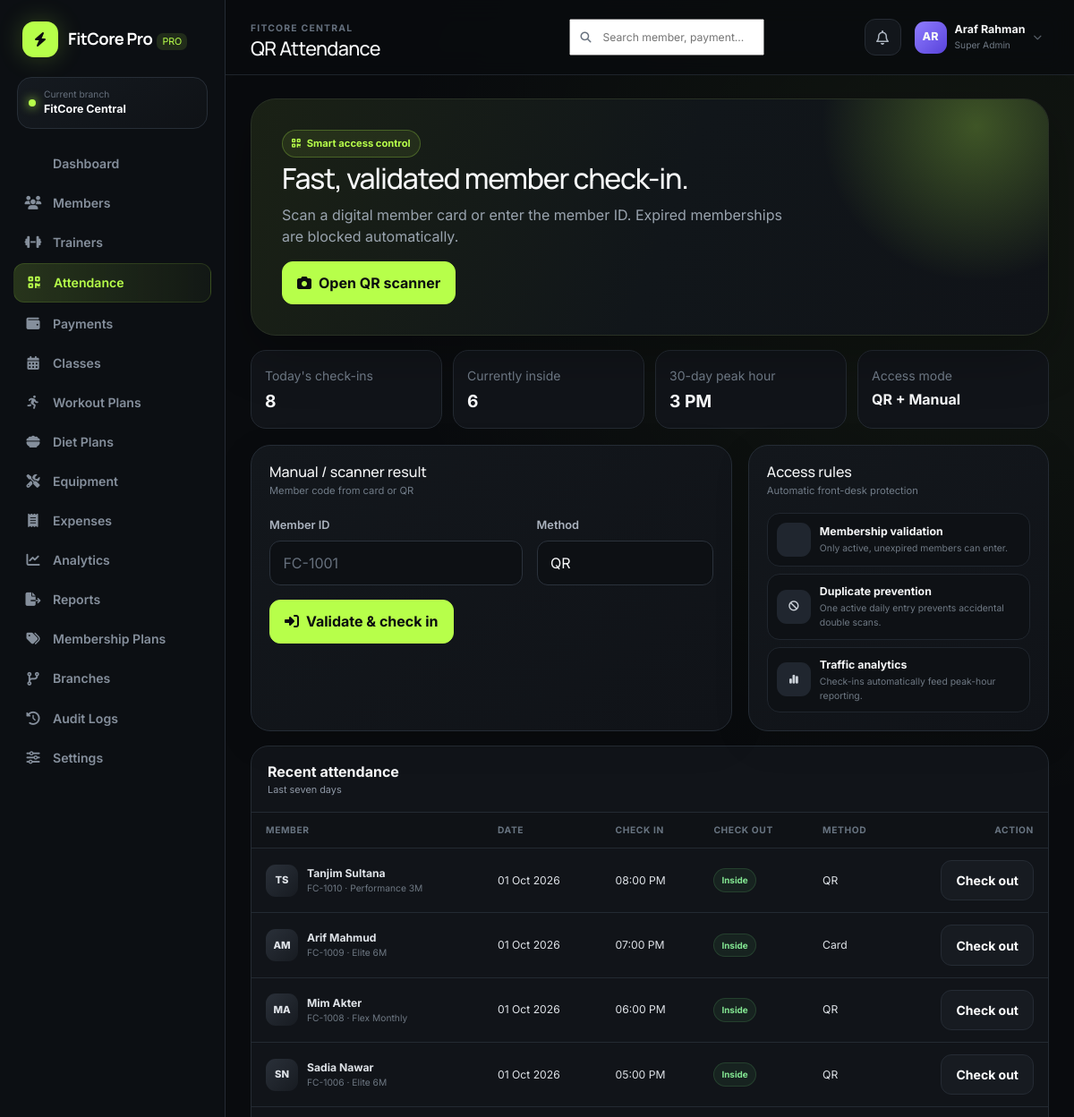
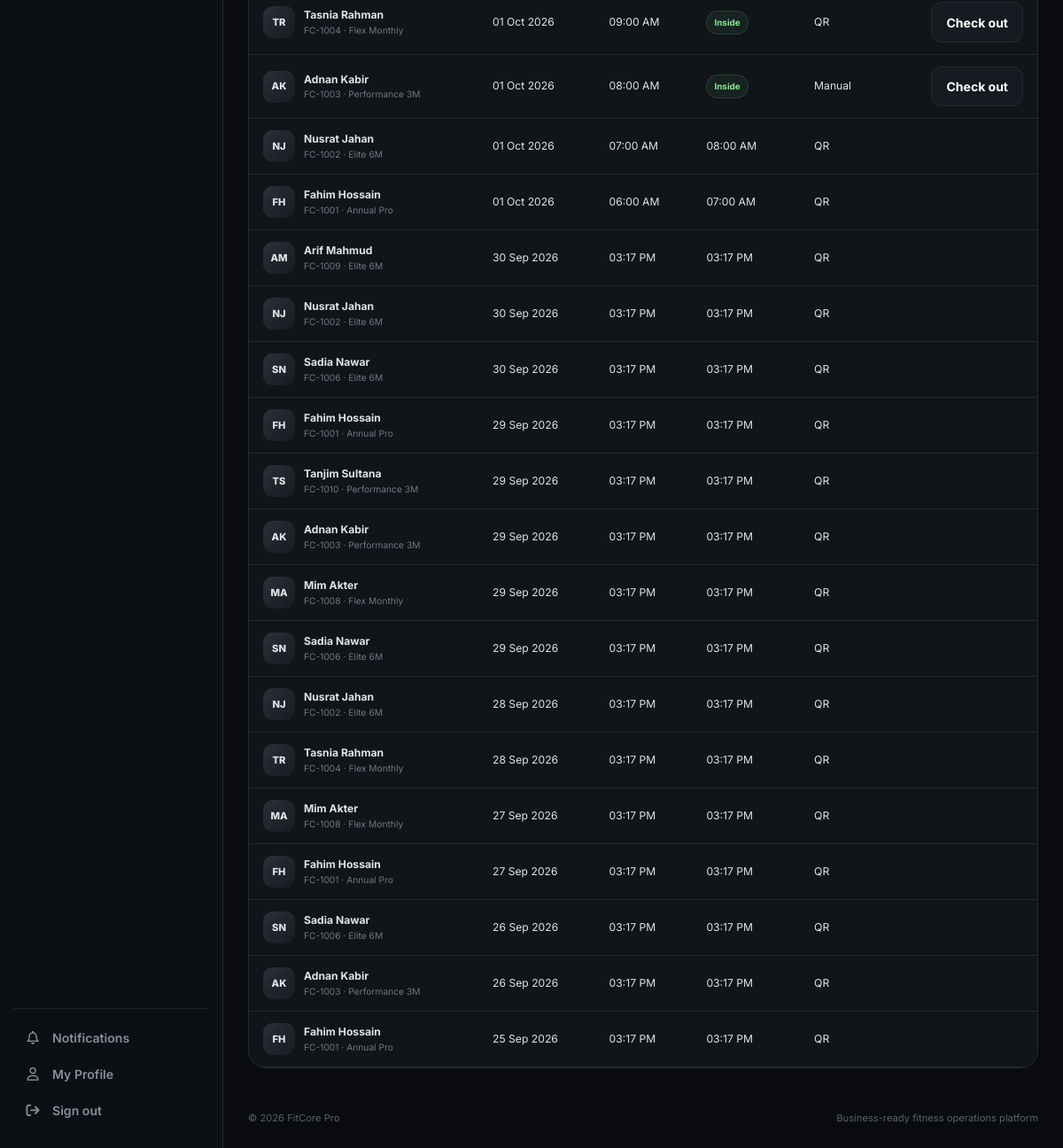
/app/attendance.php (signed in), run on the app's committed database (2 pictures, top to bottom).
### tables this page shows
CREATE TABLE branches (
  id INT UNSIGNED AUTO_INCREMENT PRIMARY KEY,
  name VARCHAR(120) NOT NULL,
  code VARCHAR(20) NOT NULL UNIQUE,
  address VARCHAR(255), phone VARCHAR(40),
  status ENUM('active','inactive') DEFAULT 'active',
  created_at TIMESTAMP DEFAULT CURRENT_TIMESTAMP
);

CREATE TABLE attendance (
  id INT UNSIGNED AUTO_INCREMENT PRIMARY KEY,
  branch_id INT UNSIGNED NOT NULL, member_id INT UNSIGNED NOT NULL,
  check_in DATETIME NOT NULL, check_out DATETIME NULL,
  method ENUM('QR','Manual','Card') DEFAULT 'QR',
  FOREIGN KEY (branch_id) REFERENCES branches(id) ON DELETE CASCADE,
  FOREIGN KEY (member_id) REFERENCES members(id) ON DELETE CASCADE,
  INDEX idx_attendance_checkin(branch_id,check_in), INDEX idx_attendance_member(member_id,check_in)
);

CREATE TABLE members (
  id INT UNSIGNED AUTO_INCREMENT PRIMARY KEY,
  branch_id INT UNSIGNED NOT NULL,
  member_code VARCHAR(30) NOT NULL UNIQUE,
  first_name VARCHAR(80) NOT NULL, last_name VARCHAR(80) NOT NULL,
  email VARCHAR(160), phone VARCHAR(40), gender ENUM('Male','Female','Other') DEFAULT 'Male',
  dob DATE NULL, address VARCHAR(255), emergency_contact VARCHAR(120),
  join_date DATE NOT NULL,
  membership_plan_id INT UNSIGNED NULL,
  membership_start DATE NOT NULL, membership_end DATE NOT NULL,
  status ENUM('active','expired','frozen','inactive') DEFAULT 'active',
  height_cm DECIMAL(6,2) NULL, weight_kg DECIMAL(6,2) NULL,
  goal VARCHAR(120), trainer_id INT UNSIGNED NULL,
  notes TEXT, created_at TIMESTAMP DEFAULT CURRENT_TIMESTAMP,
  FOREIGN KEY (branch_id) REFERENCES branches(id) ON DELETE CASCADE,
  FOREIGN KEY (membership_plan_id) REFERENCES membership_plans(id) ON DELETE SET NULL,
  FOREIGN KEY (trainer_id) REFERENCES trainers(id) ON DELETE SET NULL,
  INDEX idx_member_branch_status(branch_id,status), INDEX idx_membership_end(membership_end)
);

CREATE TABLE membership_plans (
  id INT UNSIGNED AUTO_INCREMENT PRIMARY KEY,
  branch_id INT UNSIGNED NULL,
  name VARCHAR(100) NOT NULL,
  duration_months INT NOT NULL,
  price DECIMAL(12,2) NOT NULL DEFAULT 0,
  signup_fee DECIMAL(12,2) NOT NULL DEFAULT 0,
  features TEXT,
  status ENUM('active','inactive') DEFAULT 'active',
  FOREIGN KEY (branch_id) REFERENCES branches(id) ON DELETE CASCADE
);

### app/attendance.php (the view, shortened to what the rows shown need)
<?php
$bid=current_branch_id();$myTrainerId=user()['role']==='trainer'?(int)(query_value('SELECT id FROM trainers WHERE user_id=?',[user()['id']])?:0):0;
if(user()['role']==='trainer'){$rows=query_all("SELECT a.*,m.member_code,CONCAT(m.first_name,' ',m.last_name) member_name,p.name plan_name FROM attendance a JOIN members m ON m.id=a.member_id LEFT JOIN membership_plans p ON p.id=m.membership_plan_id WHERE a.branch_id=? AND m.trainer_id=? AND a.check_in>=DATE_SUB(NOW(),INTERVAL 7 DAY) ORDER BY a.check_in DESC LIMIT 100",[$bid,$myTrainerId]);$today=(int)query_value('SELECT COUNT(*) FROM attendance a JOIN members m ON m.id=a.member_id WHERE a.branch_id=? AND m.trainer_id=? AND DATE(a.check_in)=CURDATE()',[$bid,$myTrainerId]);$inside=(int)query_value('SELECT COUNT(*) FROM attendance a JOIN members m ON m.id=a.member_id WHERE a.branch_id=? AND m.trainer_id=? AND DATE(a.check_in)=CURDATE() AND a.check_out IS NULL',[$bid,$myTrainerId]);$peak=query_one("SELECT HOUR(a.check_in) h,COUNT(*) c FROM attendance a JOIN members m ON m.id=a.member_id WHERE a.branch_id=? AND m.trainer_id=? AND a.check_in>=DATE_SUB(NOW(),INTERVAL 30 DAY) GROUP BY HOUR(a.check_in) ORDER BY c DESC LIMIT 1",[$bid,$myTrainerId]);}else{$rows=query_all("SELECT a.*,m.member_code,CONCAT(m.first_name,' ',m.last_name) member_name,p.name plan_name FROM attendance a JOIN members m ON m.id=a.member_id LEFT JOIN membership_plans p ON p.id=m.membership_plan_id WHERE a.branch_id=? AND a.check_in>=DATE_SUB(NOW(),INTERVAL 7 DAY) ORDER BY a.check_in DESC LIMIT 100",[$bid]);$today=(int)query_value('SELECT COUNT(*) FROM attendance WHERE branch_id=? AND DATE(check_in)=CURDATE()',[$bid]);$inside=(int)query_value('SELECT COUNT(*) FROM attendance WHERE branch_id=? AND DATE(check_in)=CURDATE() AND check_out IS NULL',[$bid]);$peak=query_one("SELECT HOUR(check_in) h,COUNT(*) c FROM attendance WHERE branch_id=? AND check_in>=DATE_SUB(NOW(),INTERVAL 30 DAY) GROUP BY HOUR(check_in) ORDER BY c DESC LIMIT 1",[$bid]);}
$pageTitle='QR Attendance';include __DIR__.'/../includes/header.php'; ?>
<div class="hero-card" style="min-height:210px"><div class="hero-copy"><h2>Fast, validated member check-in.</h2></div></div>
<div class="table-card mt-3"><div class="table-toolbar"><div><strong>Recent attendance</strong><div class="text-muted" style="font-size:.68rem">Last seven days</div></div></div><div class="table-responsive"><table class="table"><thead><tr><th>Member</th><th>Date</th><th>Check in</th><th>Check out</th><th>Method</th><th class="text-end">Action</th></tr></thead><tbody><?php foreach($rows as $r): ?><tr><td><div class="member-cell"><div class="avatar"><?= e(initials($r['member_name'])) ?></div><div><strong><?= e($r['member_name']) ?></strong><small><?= e($r['member_code']) ?> · <?= e($r['plan_name']) ?></small></div></div></td><td><?= format_date($r['check_in']) ?></td><td><?= date('h:i A',strtotime($r['check_in'])) ?></td><td><?= $r['check_out']?date('h:i A',strtotime($r['check_out'])):'<span class="badge-soft badge-success">Inside</span>' ?></td><td><?= e($r['method']) ?></td><td class="text-end"><?php if(!$r['check_out']&&date('Y-m-d',strtotime($r['check_in']))===date('Y-m-d')): ?><form method="post" class="d-inline"><input type="hidden" name="csrf" value="<?= csrf_token() ?>"><input type="hidden" name="action" value="checkout"><input type="hidden" name="id" value="<?= $r['id'] ?>"><button class="btn btn-dark btn-sm">Check out</button></form><?php endif; ?></td></tr><?php endforeach; ?></tbody></table></div></div>
<?php include __DIR__.'/../includes/footer.php'; ?>

### includes/header.php (shortened to what the rows shown need)
<?php
$pageTitle = $pageTitle ?? 'Dashboard';
?>
<!doctype html><html lang="en"><head>
<link href="https://cdn.jsdelivr.net/npm/bootstrap@5.3.3/dist/css/bootstrap.min.css" rel="stylesheet">
<link href="https://cdnjs.cloudflare.com/ajax/libs/font-awesome/6.6.0/css/all.min.css" rel="stylesheet">
<link href="<?= url('assets/css/style.css') ?>" rel="stylesheet">
</head><body class="app-body">
<?php include __DIR__.'/sidebar.php'; ?>
<main class="main-shell">
<header class="topbar">
  <div class="topbar-title"><span class="eyebrow"><?= e(branch_name()) ?></span><h1><?= e($pageTitle) ?></h1></div>
</header>
<section class="content-wrap">

### includes/sidebar.php (shortened to what the rows shown need)
<aside class="sidebar" id="sidebar">
  <div class="branch-pill"><span class="dot"></span><div><small>Current branch</small><strong><?= e(branch_name()) ?></strong></div></div>
</aside>

### data on the page
branches: name "FitCore Central", name "FITCORE CENTRAL"
attendance: member_name "TS", member_name "Tanjim Sultana", member.member_code "FC-1010", membership_plans.name "Performance 3M", check_in "01 Oct 2026", check_in "08:00 PM", shows "Inside", method "QR"
attendance: member_name "AM", member_name "Arif Mahmud", member.member_code "FC-1009", membership_plans.name "Elite 6M", check_in "01 Oct 2026", check_in "07:00 PM", shows "Inside", method "Card"
attendance: member_name "MA", member_name "Mim Akter", member.member_code "FC-1008", membership_plans.name "Flex Monthly", check_in "01 Oct 2026", check_in "06:00 PM", shows "Inside", method "QR"
attendance: member_name "SN", member_name "Sadia Nawar", member.member_code "FC-1006", membership_plans.name "Elite 6M", check_in "01 Oct 2026", check_in "05:00 PM", shows "Inside", method "QR"
attendance: member_name "TR", member_name "Tasnia Rahman", member.member_code "FC-1004", membership_plans.name "Flex Monthly", check_in "01 Oct 2026", check_in "09:00 AM", shows "Inside", method "QR"
attendance: member_name "AK", member_name "Adnan Kabir", member.member_code "FC-1003", membership_plans.name "Performance 3M", check_in "01 Oct 2026", check_in "08:00 AM", shows "Inside", method "Manual"
attendance: member_name "NJ", member_name "Nusrat Jahan", member.member_code "FC-1002", membership_plans.name "Elite 6M", check_in "01 Oct 2026", check_in "07:00 AM", check_out "08:00 AM", method "QR"
attendance: member_name "FH", member_name "Fahim Hossain", member.member_code "FC-1001", membership_plans.name "Annual Pro", check_in "01 Oct 2026", check_in "06:00 AM", check_out "07:00 AM", method "QR"
attendance: member_name "AM", member_name "Arif Mahmud", member.member_code "FC-1009", membership_plans.name "Elite 6M", check_in "30 Sep 2026", check_in "03:17 PM", check_out "03:17 PM", method "QR"
attendance: member_name "NJ", member_name "Nusrat Jahan", member.member_code "FC-1002", membership_plans.name "Elite 6M", check_in "30 Sep 2026", check_in "03:17 PM", check_out "03:17 PM", method "QR"
attendance: member_name "SN", member_name "Sadia Nawar", member.member_code "FC-1006", membership_plans.name "Elite 6M", check_in "30 Sep 2026", check_in "03:17 PM", check_out "03:17 PM", method "QR"
attendance: member_name "FH", member_name "Fahim Hossain", member.member_code "FC-1001", membership_plans.name "Annual Pro", check_in "29 Sep 2026", check_in "03:17 PM", check_out "03:17 PM", method "QR"
attendance: member_name "TS", member_name "Tanjim Sultana", member.member_code "FC-1010", membership_plans.name "Performance 3M", check_in "29 Sep 2026", check_in "03:17 PM", check_out "03:17 PM", method "QR"
attendance: member_name "AK", member_name "Adnan Kabir", member.member_code "FC-1003", membership_plans.name "Performance 3M", check_in "29 Sep 2026", check_in "03:17 PM", check_out "03:17 PM", method "QR"
attendance: member_name "MA", member_name "Mim Akter", member.member_code "FC-1008", membership_plans.name "Flex Monthly", check_in "29 Sep 2026", check_in "03:17 PM", check_out "03:17 PM", method "QR"
attendance: member_name "SN", member_name "Sadia Nawar", member.member_code "FC-1006", membership_plans.name "Elite 6M", check_in "29 Sep 2026", check_in "03:17 PM", check_out "03:17 PM", method "QR"
attendance: member_name "NJ", member_name "Nusrat Jahan", member.member_code "FC-1002", membership_plans.name "Elite 6M", check_in "28 Sep 2026", check_in "03:17 PM", check_out "03:17 PM", method "QR"
attendance: member_name "TR", member_name "Tasnia Rahman", member.member_code "FC-1004", membership_plans.name "Flex Monthly", check_in "28 Sep 2026", check_in "03:17 PM", check_out "03:17 PM", method "QR"
attendance: member_name "MA", member_name "Mim Akter", member.member_code "FC-1008", membership_plans.name "Flex Monthly", check_in "27 Sep 2026", check_in "03:17 PM", check_out "03:17 PM", method "QR"
attendance: member_name "FH", member_name "Fahim Hossain", member.member_code "FC-1001", membership_plans.name "Annual Pro", check_in "27 Sep 2026", check_in "03:17 PM", check_out "03:17 PM", method "QR"
attendance: member_name "SN", member_name "Sadia Nawar", member.member_code "FC-1006", membership_plans.name "Elite 6M", check_in "26 Sep 2026", check_in "03:17 PM", check_out "03:17 PM", method "QR"
attendance: member_name "AK", member_name "Adnan Kabir", member.member_code "FC-1003", membership_plans.name "Performance 3M", check_in "26 Sep 2026", check_in "03:17 PM", check_out "03:17 PM", method "QR"
attendance: member_name "FH", member_name "Fahim Hossain", member.member_code "FC-1001", membership_plans.name "Annual Pro", check_in "25 Sep 2026", check_in "03:17 PM", check_out "03:17 PM", method "QR"

### other printed values
setting('company_name','FitCore Pro') "FitCore Pro"
$label "Dashboard"
$label "Members"
$label "Trainers"
$label "Attendance"
$label "Payments"
$label "Classes"
$label "Workout Plans"
$label "Diet Plans"
$label "Equipment"
$label "Expenses"
$label "Analytics"
$label "Reports"
$label "Membership Plans"
$label "Branches"
